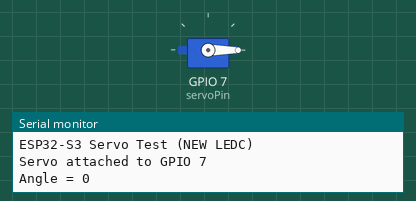
Simulated run of this sketch. Board: Seeed XIAO ESP32-S3. Shown: servo, the last lines printed to the serial monitor. Servo pulses on a pin are drawn as a servo (544–2400 µs = 0–180°).

Above: at 1.05 s.
At 1.75 s:
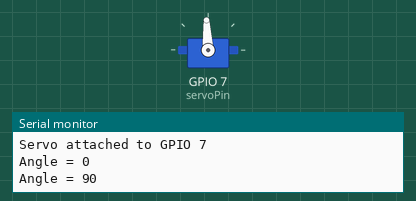
At 2.5 s:
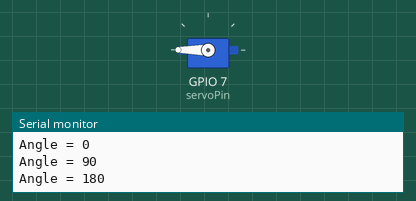
Timing chart, 0 to 4.5 s (numbered marks = the images above):
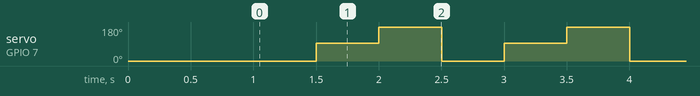

The sketch:

XIAO_SeedStudio_Servo.ino
```cpp
// ===== ESP32-S3 Servo using NEW LEDC API (Core 3.x) =====

const int servoPin = D8;    // D8 → GPIO 8 (XIAO ESP32-S3)

// 50 Hz servo PWM, 16-bit resolution
const int pwmFreq = 50;
const int pwmResolution = 16;

// Duty values (16-bit)
const uint32_t duty0   = 1638;  // ~0°
const uint32_t duty90  = 4915;  // ~90°
const uint32_t duty180 = 8192;  // ~180°

void setup() {
  Serial.begin(115200);
  delay(1000);

  Serial.println("ESP32-S3 Servo Test (NEW LEDC)");

  // NEW API (ESP32 core 3.x)
  ledcAttach(servoPin, pwmFreq, pwmResolution);

  Serial.print("Servo attached to GPIO ");
  Serial.println(servoPin);
}

void loop() {
  Serial.println("Angle = 0");
  ledcWrite(servoPin, duty0);
  delay(500);

  Serial.println("Angle = 90");
  ledcWrite(servoPin, duty90);
  delay(500);

  Serial.println("Angle = 180");
  ledcWrite(servoPin, duty180);
  delay(500);
}
```

Measured:
- by itself, servo on GPIO 7 (servoPin): repeats every 1.5 s: 180° 0.50 s, 0° 0.50 s, 93° 0.50 s
